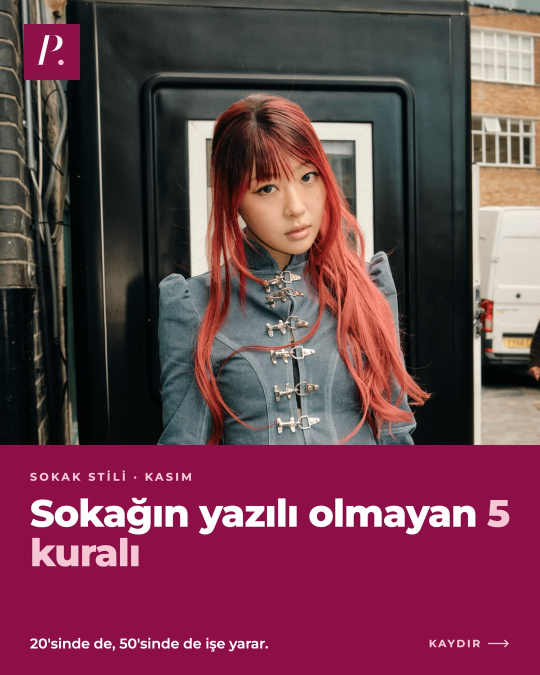
#> input picture 2026-11/sokak_1.jpg, 1080 x 1350 px (shown at 1/2 size)
$ python -i flags_anim.py   (imports and definitions only)
#> lines starting #> are read from the running program, lines starting #| are printed output that depends on the picture
from anim import *
from illus import waiter, exes, phone, talker, lockheart
import sys
W,H=1080,1350

# [20 lines left out: function cover, not called in this run]

items=[('Garsona kaba davranıyor.','Sana nasıl davranacağının fragmanı bu.'),
 ("Bütün eski sevgilileri 'deli'.",'Ortak nokta kim, bir düşün.'),
 ('Telefonu masada, ekranı hep ters.','Saklanan bir şey varsa erken belli olur.'),
 ('İki saattir sadece kendini anlatıyor.','Senin mesleğini hâlâ sormadı.'),
 ("'Kıskanıyorum, çünkü seviyorum.'",'Hayır. Bunun adı kontrol.')]
themes=[(PINK,BERRY,PLUM,PLUM,RED,RED,CREAM,'B'),
        (PLUM,RED,CREAM,PINK,RED,PINK,PLUM,'B'),
        (RED,PLUM,CREAM,CREAM,PINK,CREAM,RED,'A'),
        (CREAM,PINK,PLUM,PLUM,BERRY,BERRY,CREAM,'B'),
        (BERRY,PLUM,CREAM,PINK,PINK,RED,CREAM,'A')]
def item(i):
    (tt,sub),(bg,blob,tc,sc,nc,stb,stf,lv)=items[i-1],themes[i-1]
    TL=wrap(F(BOLD,80),tt,W-160); SL=wrap(F(REG,38),sub,W-160)
    # [38 lines left out: function fn, not called in this run]
    return fn

which=sys.argv[1]
# [3 lines not run here, left out]

>>> import cv2
>>> picture = cv2.imread('../2026-11/sokak_1.jpg', cv2.IMREAD_GRAYSCALE)
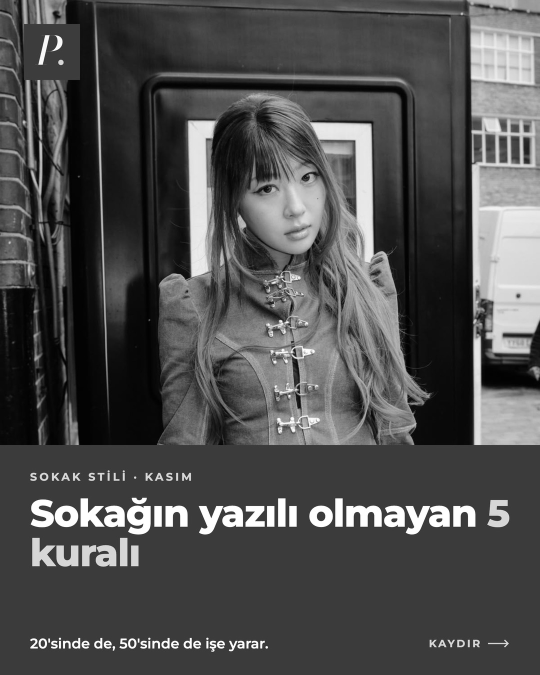
#> picture: shape (1350, 1080) (shown at 1/2 size); min 0, max 255, mean 78.9
#> (the run stopped early here; a loop or call above may not have finished)

$ run again, on 2026-11/sokak_3.jpg
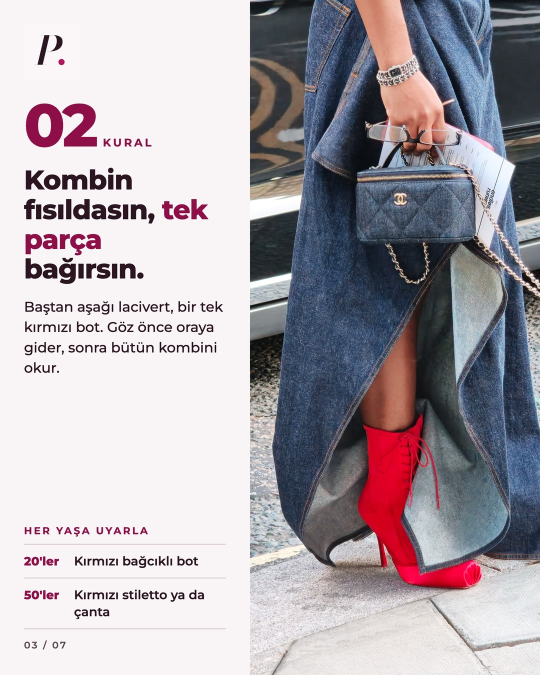
#> input picture 2026-11/sokak_3.jpg, 1080 x 1350 px (shown at 1/2 size)
#> `picture = cv2.imread('../2026-11/sokak_1.jpg', cv2.IMREAD_GRAYSCALE)`:
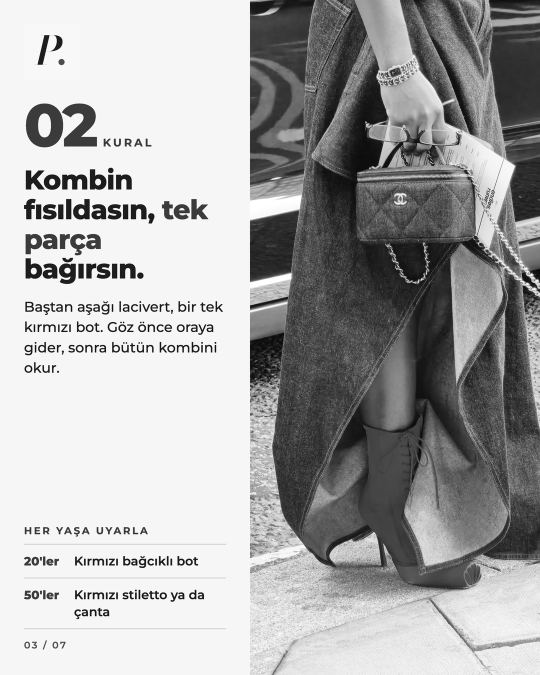
#> picture: shape (1350, 1080) (shown at 1/2 size); min 0, max 255, mean 169.1

$ run again, on 2026-11/sokak_4.jpg
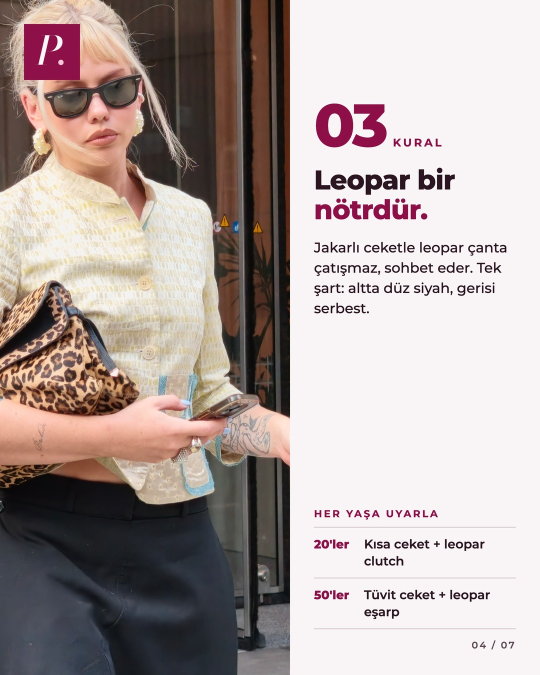
#> input picture 2026-11/sokak_4.jpg, 1080 x 1350 px (shown at 1/2 size)
#> `picture = cv2.imread('../2026-11/sokak_1.jpg', cv2.IMREAD_GRAYSCALE)`:
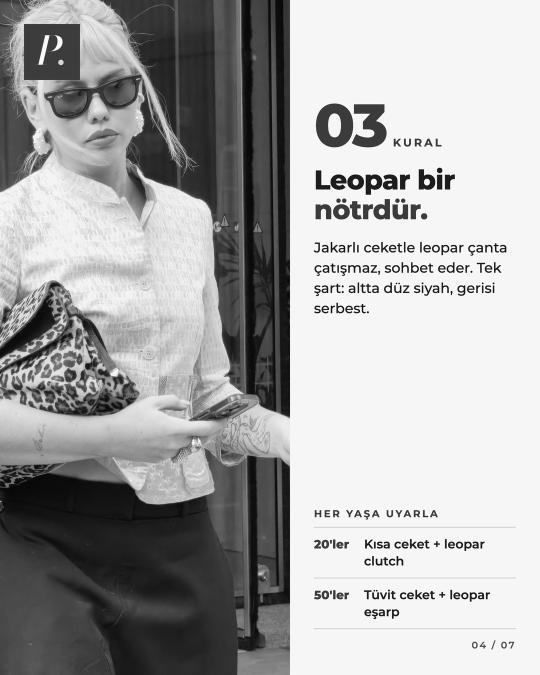
#> picture: shape (1350, 1080) (shown at 1/2 size); min 0, max 255, mean 168.3

$ run again, on 2026-11/sokak_5.jpg
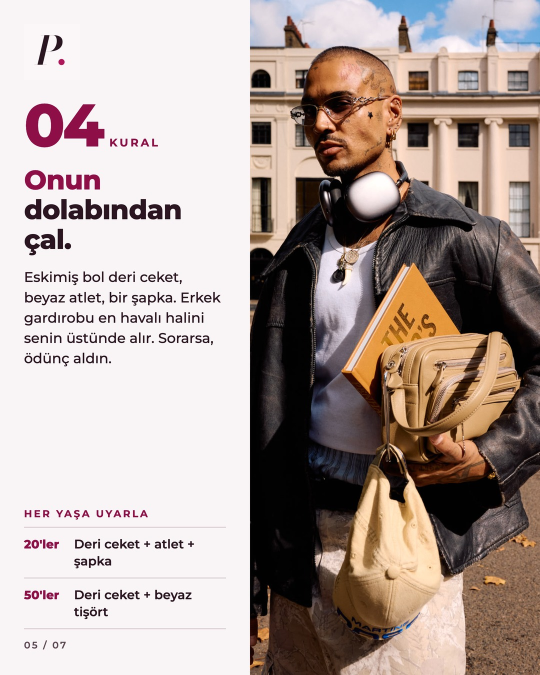
#> input picture 2026-11/sokak_5.jpg, 1080 x 1350 px (shown at 1/2 size)
#> `picture = cv2.imread('../2026-11/sokak_1.jpg', cv2.IMREAD_GRAYSCALE)`:
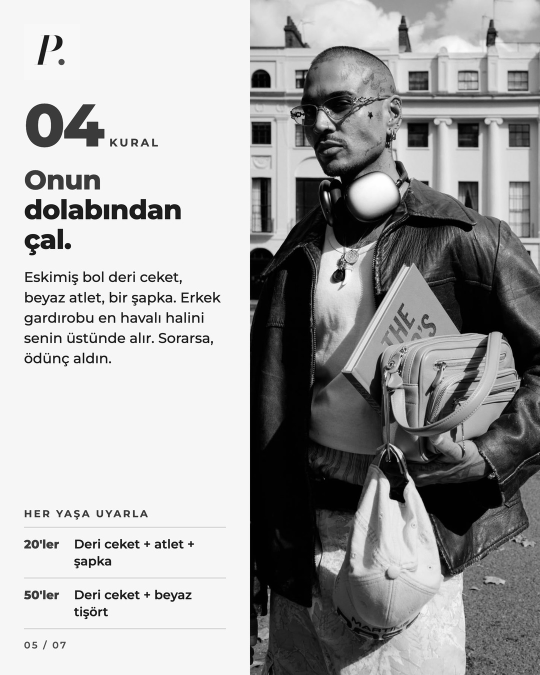
#> picture: shape (1350, 1080) (shown at 1/2 size); min 0, max 255, mean 166.2
